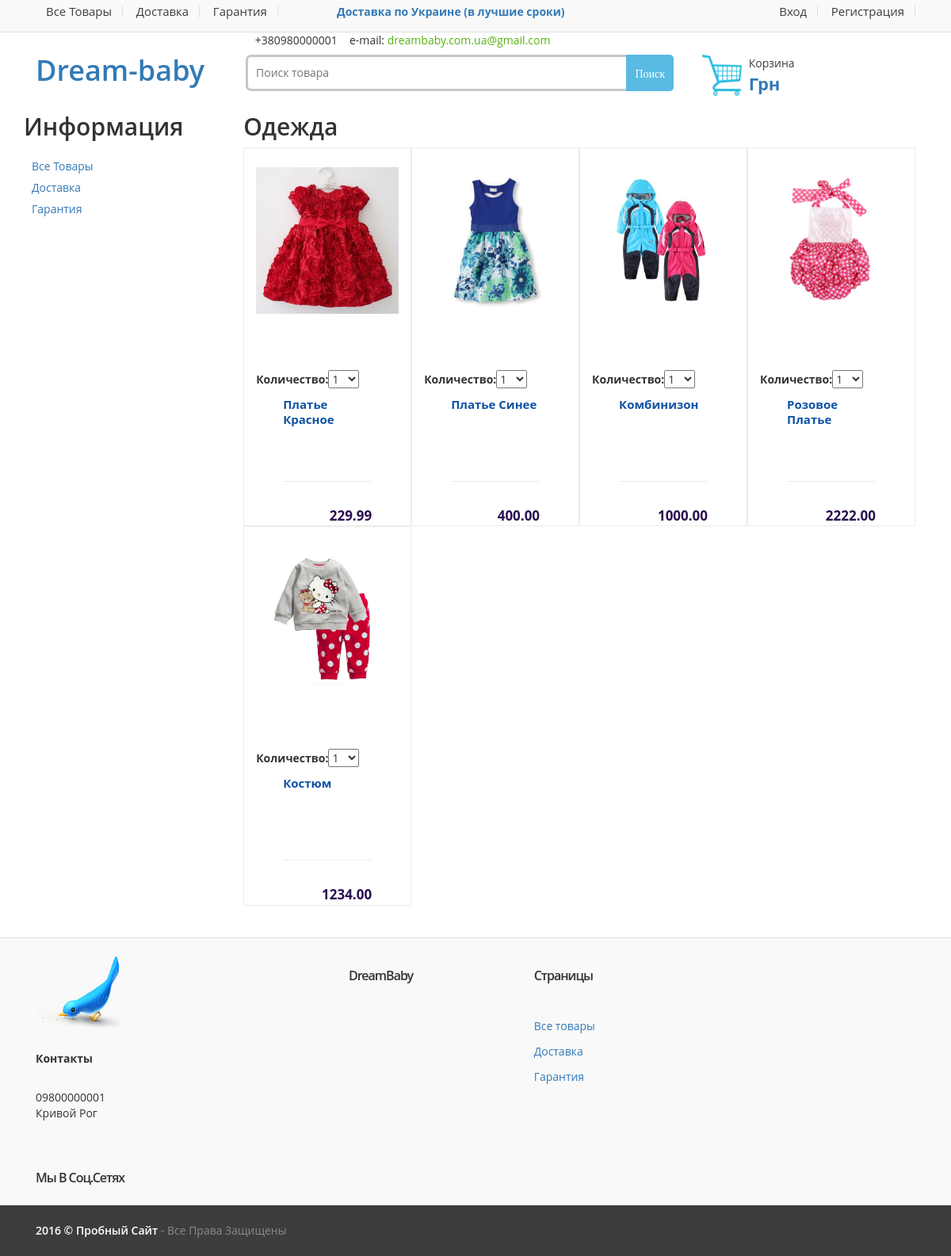
Screenshot of /category/clothes with the database file from the repository.
### main/models.py (models this page shows, shortened)
class Category(models.Model):
	name = models.CharField(max_length=255, verbose_name='Название категории')
	alias = models.SlugField(verbose_name='Alias категории')
	class Meta:
		verbose_name = "Категория"
		verbose_name_plural = "Категории"

class Product(models.Model):
	id = models.AutoField(primary_key=True)
	name = models.CharField(
		max_length=255,
		verbose_name='Название товара')
	price = models.DecimalField(
		max_digits=10,
		decimal_places=2,
		default=0,
		verbose_name='Цена')
	image = models.ImageField(
		blank=True,
		verbose_name='Фото',
		null=True)
	alias = models.SlugField(
		verbose_name='Alias товара')
	description = models.TextField(
		blank=True,
		verbose_name="Описание товара")
	created = models.DateTimeField(auto_now_add=True)
	updated = models.DateTimeField(auto_now=True)
	category = models.ForeignKey(Category)
	class Meta:
		verbose_name = "Товар"
		verbose_name_plural = "Товары"

### main/views.py (the view)
# urls.py: url(r'^category/(?P<alias>[^/]+)', views.get_category, name='category'),
def get_category(request, alias):
	try:
		category = Category.objects.get(alias=alias)
		products = Product.objects.filter(category=category)
		cart_product_form = CartAddProductForm()
	except:
		raise Http404('Объект не найден')
	return render(request, 'item3.html',
					{'products': products, 'category':category,
						'cart_product_form': cart_product_form})

### cart/forms.py
class CartAddProductForm(forms.Form):
    quantity = forms.TypedChoiceField(choices=PRODUCT_QUANTITY_CHOICES, coerce=int, label="Количество")
    update = forms.BooleanField(required=False, initial=False, widget=forms.HiddenInput)

### main/context_processors.py (called while the page is built)
def st_proc(request):
    return {'PORTAL_URL': request.scheme + '://' + request.get_host()}

### main/templates/item3.html (shortened to what this page needs)
{% extends "base.html" %}
{% load static from staticfiles %}
{% block content %}
<div class="container">
	<div class="col-xs-12 col-sm-3 no-margin sidebar narrow">
			<div class="widget">
				<h2 class="border">Информация</h2>
				<div class="body">
					<ul class="le-links">
						<li>
							<a href="{% url "products" %}">Все товары</a>
						</li>
						<li>
							<a href="{% url "dostavka" %}">Доставка</a>
						</li>
						<li>
							<a href="{% url "garantia" %}">Гарантия</a>
						</li>
					</ul>
				</div>
			</div>
	</div>
	<div class="col-xs-12 col-sm-9 no-margin wide sidebar">
		<div class="grid-list-products">
				<div class="tab-content">
					<div id="featured" class="tab-pane active">
						<div class="product-grid-holder">
						<h2 class="selection-title"> {{ category.name }}</h2>
						{% for product in products %}
							<div class="col-sm-4 col-md-3 no-margin product-item-holder hover">
								<div class="product-item product">
									<div class="image">
										<a href="{{ product.image.url }}">
											<img src="{{ product.image.url }}" >
										</a>
									</div>
									<form class="variants" action="{% url 'cart:CartAdd' product.id %}" method="post">
										{{ cart_product_form }}
										<div class="body">
											<div class="title">
												<a href="{% url 'item' product.alias %}">{{product.name}}</a>
											</div>
										</div>
										<div class="prices">
											<div class="price-current pull-right">
												<span class="pr">{{product.price}}</span>
											</div>
										</div>
										<div class="clearfix"></div>
									</form>
								</div>
							</div>
						{% endfor %}
						</div>
					</div>
				</div>
		</div>
	</div>
</div>
<div class="add-footeer" id="add-footeer">
	<br>
	<br>
</div>
{% endblock content %}
{% block cat %}
<div class="link-widget">
	<div class="widget">
		<h3>DreamBaby</h3>
	</div>
</div>
{% endblock cat %}

### static/css/style1.css (style rules this page uses)
.body { font-size: 15px; }
.container ul { margin: 0; padding: 0; }
a { text-decoration: none; }
img { width: auto; max-width: 100%; }
.no-margin { margin: 0; }
.container { width: 1200px; }
.container { margin-left: auto; margin-right: auto; padding-left: 15px; padding-right: 15px; }
img { vertical-align: middle; }
ul { margin: 0; padding: 0; }
.product-grid-holder .product-item-holder { background-color: #fff; min-height: 401px; border: 1px solid #ececec; border-right: 0; position: relative; }
.product-item-holder .image { text-align: center; min-height: 250px; max-height: 250px; margin-top: 15px; margin-bottom: 15px; }
a, a:hover, a:focus, a:active { color: #59b210; }
a { outline: none !important; }
.product-item-holder .image img { vertical-align: middle; }
.product-grid-holder .product-item-holder .body { margin: 0 34px; min-height: 107px; border-bottom: 1px solid #ececec; }
.product-item-holder .body .title { margin: 7px 0 0 0; line-height: 19px; text-transform: capitalize; }
.product-item-holder .body .title a { color: #0e53a5; font-weight: bold; }
.product-grid-holder .product-item-holder .prices { margin: 0 34px; padding: 11px 0; }
.product-item-holder .price-current { color: #2A1051; font-weight: 700; font-size: 17px; }
.pull-right { float: right !important; }
.product-item-holder.hover { position: relative; }
.product-grid-holder .product-item-holder { background-color: #fff; min-height: 401px; border: 1px solid #ececec; position: relative; }
.product-grid-holder .product-item-holder:last-child { border-right: 1px solid #ececec; }
.product-grid-holder .product-item-holder .body { margin: 0 34px ; min-height: 107px; border-bottom: 1px solid #ececec; }
.product-item-holder { background-color: #fff; border: 1px solid #ececec; position: relative; }
.product-item-holder .image { text-align: center; margin-top: 15px; margin-bottom: 15px; }
.product-item-holder .prices { margin: 0 34px; padding: 11px 0; }
.sidebar.narrow { width: 23%; padding: 0 20px 0 0; }
.sidebar .widget { margin: 0 0 25px 0; }
.sidebar.wide { width: 77%; }
.le-links { list-style: none; }
.le-links li { line-height: 27px; }
.le-links li a { font-size: 14px; text-transform: capitalize; }
.sidebar .widget .body { margin: 10px 0; padding: 10px; }
.product-item-holder { border: none; background-color: #fff; }
.product-item-holder .image { text-align: center; line-height: 200px; margin-top: 15px; margin-bottom: 15px; }
.price-current { font-size: 40px; font-weight: 700; color: #28124A; display: inline-block; vertical-align: top; margin-left: 70px; }

### static/css/footer.css (style rules this page uses)
.container { width: 1200px; }
.container { margin-right: auto; margin-left: auto; }
img { width: auto; max-width: 100%; }
#footer h3 { text-transform: capitalize; font-size: 16px; line-height: 24px; letter-spacing: -1px; padding-bottom: 11px; }
h1, h2, h3, h4, h5 { margin: 0; font-family: 'Open Sans', sans-serif; font-weight: 600 !important; }
ul { margin: 0; padding: 0; }
ul { list-style: none; }
#footer .link-list-row .link-widget { display: inline-block; vertical-align: top; width: 215px; margin: 0 0 0 15px; }
#footer .link-list-row .link-widget h3 { padding-bottom: 32px; }

### rows the page displays
Category: name "Одежда"
Product: image (picture), name "Платье Красное", price "229.99"
Product: image (picture), name "Платье Синее", price "400.00"
Product: image (picture), name "Комбинизон", price "1000.00"
Product: image (picture), name "Розовое Платье", price "2222.00"
Product: image (picture), name "Костюм", price "1234.00"
